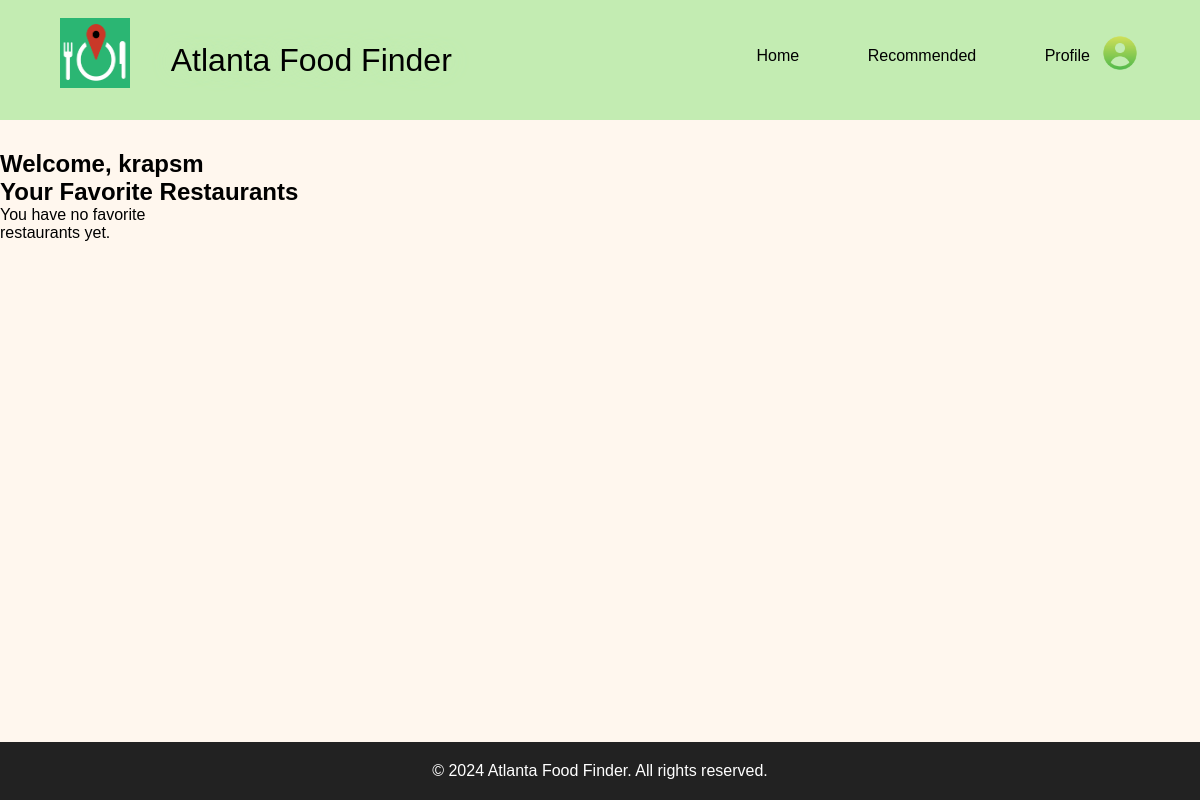
The page /profile/ (signed in) on the database as committed earlier.
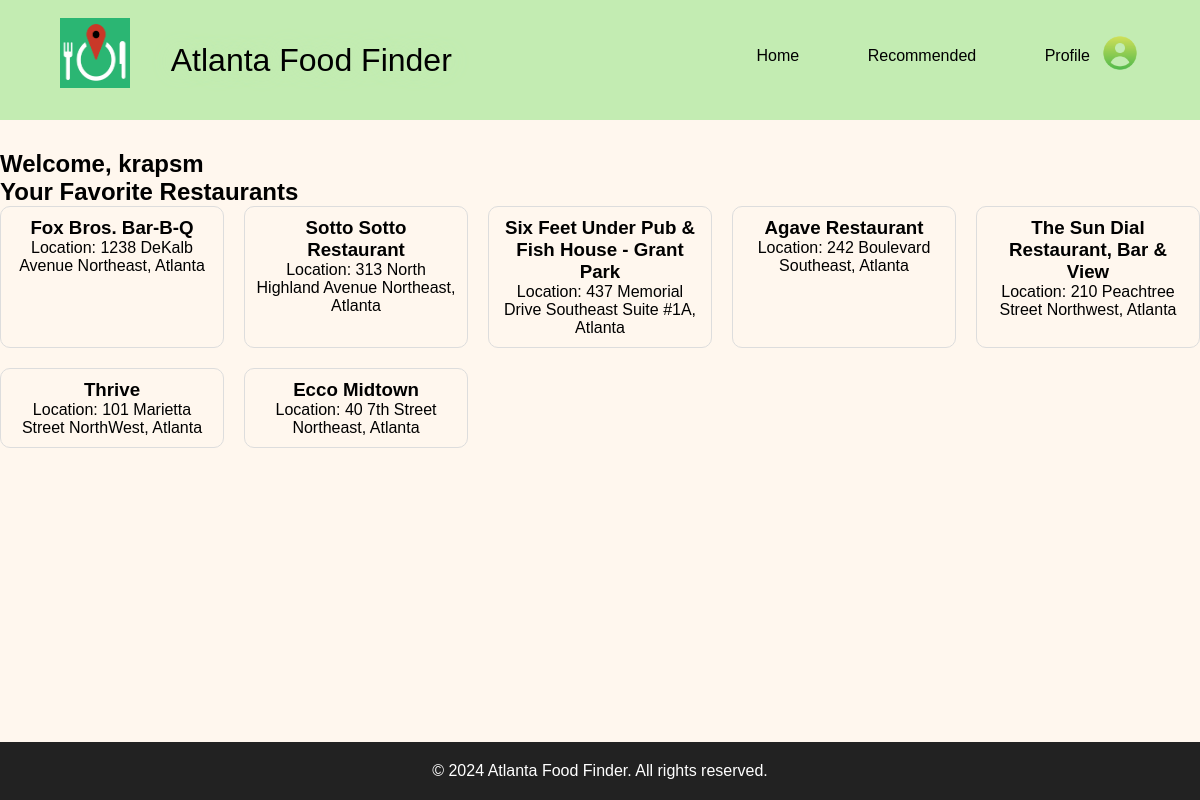
The same page on the database as committed later.
### accounts/models.py (models this page shows, shortened)
class FavoriteRestaurant(models.Model):
    user = models.ForeignKey(User, on_delete=models.CASCADE)
    restaurant = models.ForeignKey(Restaurant, on_delete=models.CASCADE)

class Restaurant(models.Model):
    place_id = models.CharField(max_length=255, unique=True, null=True)  # Add this line
    name = models.CharField(max_length=255)
    vicinity = models.CharField(max_length=255, null=True)  # Add this line if you need vicinity
    image = models.ImageField(upload_to='restaurants/', blank=True, null=True)  # Keep as optional if needed

### accounts/views.py (the view)
# urls.py: path('profile/', views.Profile, name='profile'),
def Profile(request):
    favorites = FavoriteRestaurant.objects.filter(user=request.user).select_related('restaurant')
    return render(request, 'profile.html', {'favorites': favorites})

### templates/profile.html (shortened to what this page needs)
{% load static %}
<!DOCTYPE html>
<html lang="en">
  <head>
    <link rel="stylesheet" href="{% static 'styles.css' %}" />
    <link href='https://unpkg.com/boxicons@2.1.4/css/boxicons.min.css' rel='stylesheet'>
  </head>
  <body>
    <header class="header">
      <img
        src="{% static 'Logo.png' %}"
        width="70"
        height="70"
        style="margin-right: 0px; margin-top: -14px"
      />
      <a href="{% url 'home' %}" class="logo" style="margin-left: -200px">
        <span> Atlanta Food Finder </span></a
      >
      <nav class="navbar">
        <a href="{% url 'home' %}">Home</a>
        <a href="{% url 'home' %}#Recommended">Recommended</a>
        <img
          src="{% static 'profil pic icon.png' %}"
          width="40"
          height="40"
          style="float: right; margin-left: 10px; margin-top: -14px"
        />
        <a href="{% url 'profile' %}">Profile</a>
      </nav>
    </header>
    <section class="profile" id="profile">
      <h1>Welcome, {{ user.username }}</h1>
      <h2>Your Favorite Restaurants</h2>
      <div class="favorite-restaurants">
          {% if favorites %}
              {% for favorite in favorites %}
                  <div class="restaurant-item">
                      <h3>{{ favorite.restaurant.name }}</h3>
                      <p>Location: {{ favorite.restaurant.vicinity }}</p>
                  </div>
              {% endfor %}
          {% else %}
              <p>You have no favorite restaurants yet.</p>
          {% endif %}
      </div>
    </section>
    <footer class="footer">
      <p>© 2024 Atlanta Food Finder. All rights reserved.</p>
    </footer>
  </body>
</html>

Rows that differ between the two databases and show on the page:
added FavoriteRestaurant: restaurant.name "Fox Bros. Bar-B-Q", restaurant.vicinity "1238 DeKalb Avenue Northeast, Atlanta"
added FavoriteRestaurant: restaurant.name "Sotto Sotto Restaurant", restaurant.vicinity "313 North Highland Avenue Northeast, Atlanta"
added FavoriteRestaurant: restaurant.name "Six Feet Under Pub & Fish House - Grant Park", restaurant.vicinity "437 Memorial Drive Southeast Suite #1A, Atlanta"
added FavoriteRestaurant: restaurant.name "Agave Restaurant", restaurant.vicinity "242 Boulevard Southeast, Atlanta"
added FavoriteRestaurant: restaurant.name "The Sun Dial Restaurant, Bar & View", restaurant.vicinity "210 Peachtree Street Northwest, Atlanta"
added FavoriteRestaurant: restaurant.name "Thrive", restaurant.vicinity "101 Marietta Street NorthWest, Atlanta"
added FavoriteRestaurant: restaurant.name "Ecco Midtown", restaurant.vicinity "40 7th Street Northeast, Atlanta"
Other text that changed with them:
text no longer shown: "You have no favorite restaurants yet."
